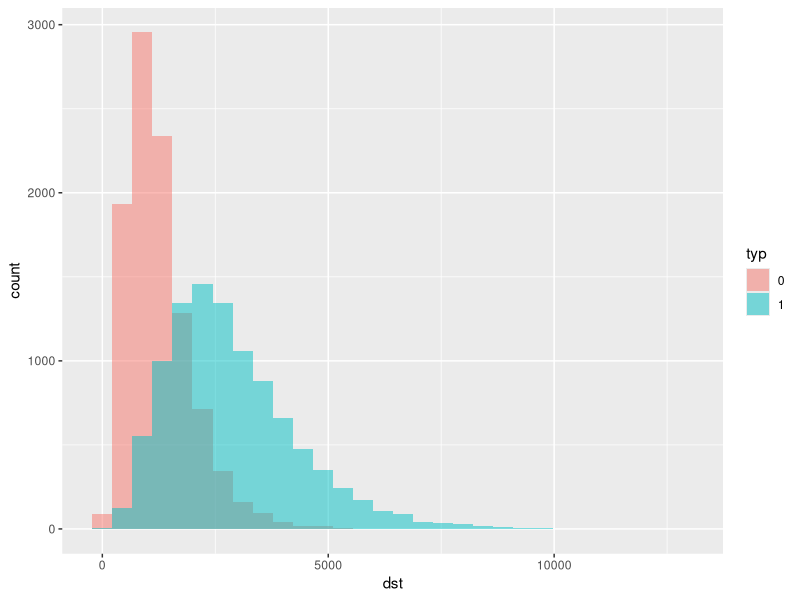
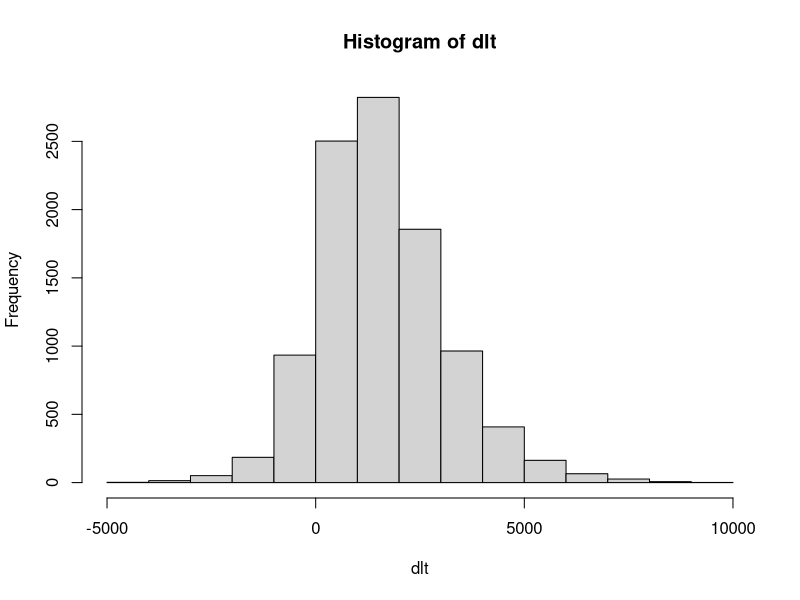

These figures' R source, in order: (Note: this script raises an error after producing the figures.)
library(tidyverse)


obs <- c(205, 138, 94, 102, 44, 54, 43, 40, 35)
tot <- sum(obs)

dgt <- seq(1, 9)
e.prb <- log10(1 + 1/dgt)
xpt <- e.prb * tot

smp <- 10000

nll <- rmultinom(smp, tot, e.prb)
nll <- as.list(as.data.frame(nll))

alt <- rmultinom(smp, tot, obs/tot)
alt <- as.list(as.data.frame(alt))

dst.l1 <- function(x, y) {
  return(sum(abs(x - y)))
}

dst.l2 <- function(x, y) {
  return(sum((x - y)^2))
}

dst.nll <- c()
dst.alt <- c()
dlt <- c()
for (i in 1:smp) {
  x <- sample(1:smp, 1)
  y <- sample(1:smp, 1)
  n.e <- dst.l2(nll[[x]], nll[[y]])
  dst.nll <- c(dst.nll, n.e)
  n.a <- dst.l2(nll[[x]], alt[[y]])
  dst.alt <- c(dst.alt, n.a)
  dlt <- c(dlt, n.a - n.e)
}

df1 <- data.frame(dst = dst.nll, typ = "0")
df2 <- data.frame(dst = dst.alt, typ = "1")
df <- rbind(df1, df2)

ggplot(df, aes(dst, fill = typ)) +
  geom_histogram(alpha = 0.5, position = 'identity')
hist(dlt)
cat(sum(dlt < 0)/smp)

q.n <- quantile(dst.nll, c(0.95))
q.a <- quantile(dst.alt, c(0.05))
cat(q.a, q.n)

n.df <- data.frame(d = nll.smp, t = "null")
d.df <- data.frame(d = nll.smp, t = "null")







o.dlt <- dst.l2(xpt, obs)
p.val <- sum(nll.smp >= o.dlt)/length(nll.smp)
cat(o.dlt, p.val)


o.dlt <- sum(abs(obs - xpt)) / (2 * tot) 



err.vct <- abs(obs - xpt)
dst <- sapply(nll, function(x){y <- sum(err.vct > abs(x - xpt))})

e.dlt <- sapply(nll, function(x){y <- sum(abs(x - e.prb * sum(obs))) / (2 * sum(obs))})

err <- sapply(nll, function(x){y <- x - e.prb * sum(obs)})
err <- unlist(err)
hist(err)
shapiro.test(err)
ks.test(err, "pnorm", mean(err), sd(err))


hist(e.dlt)

p.val <- sum(o.dlt <= e.dlt) / length(e.dlt)
cat(o.dlt, p.val)

